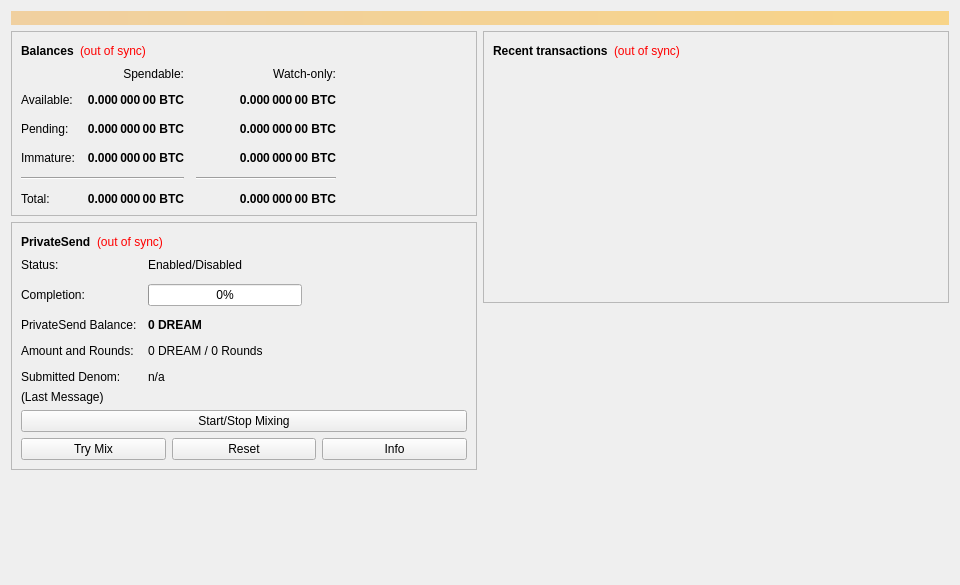
<?xml version="1.0" encoding="UTF-8"?>
<ui version="4.0">
 <class>OverviewPage</class>
 <widget class="QWidget" name="OverviewPage">
  <property name="geometry">
   <rect>
    <x>0</x>
    <y>0</y>
    <width>960</width>
    <height>585</height>
   </rect>
  </property>
  <property name="minimumSize">
   <size>
    <width>960</width>
    <height>0</height>
   </size>
  </property>
  <property name="windowTitle">
   <string>Form</string>
  </property>
  <layout class="QVBoxLayout" name="topLayout">
   <item>
    <widget class="QLabel" name="labelAlerts">
     <property name="visible">
      <bool>false</bool>
     </property>
     <property name="styleSheet">
      <string notr="true">background-color: qlineargradient(x1: 0, y1: 0, x2: 1, y2: 0, stop:0 #F0D0A0, stop:1 #F8D488); color:#000000;</string>
     </property>
     <property name="wordWrap">
      <bool>true</bool>
     </property>
     <property name="margin">
      <number>3</number>
     </property>
    </widget>
   </item>
   <item>
    <layout class="QHBoxLayout" name="horizontalLayout" stretch="1,1">
     <item>
      <layout class="QVBoxLayout" name="verticalLayout_2">
       <item>
        <widget class="QFrame" name="frame">
         <property name="frameShape">
          <enum>QFrame::StyledPanel</enum>
         </property>
         <property name="frameShadow">
          <enum>QFrame::Raised</enum>
         </property>
         <layout class="QVBoxLayout" name="verticalLayout_4">
          <item>
           <layout class="QHBoxLayout" name="horizontalLayout_4">
            <item>
             <widget class="QLabel" name="label_5">
              <property name="font">
               <font>
                <weight>75</weight>
                <bold>true</bold>
               </font>
              </property>
              <property name="text">
               <string>Balances</string>
              </property>
             </widget>
            </item>
            <item>
             <widget class="QLabel" name="labelWalletStatus">
              <property name="toolTip">
               <string>The displayed information may be out of date. Your wallet automatically synchronizes with the Dreamcoin network after a connection is established, but this process has not completed yet.</string>
              </property>
              <property name="styleSheet">
               <string notr="true">QLabel { color: red; }</string>
              </property>
              <property name="text">
               <string notr="true">(out of sync)</string>
              </property>
              <property name="alignment">
               <set>Qt::AlignLeading|Qt::AlignLeft|Qt::AlignVCenter</set>
              </property>
             </widget>
            </item>
            <item>
             <spacer name="horizontalSpacer_3">
              <property name="orientation">
               <enum>Qt::Horizontal</enum>
              </property>
              <property name="sizeHint" stdset="0">
               <size>
                <width>40</width>
                <height>20</height>
               </size>
              </property>
             </spacer>
            </item>
           </layout>
          </item>
          <item>
           <layout class="QGridLayout" name="gridLayout">
            <property name="spacing">
             <number>12</number>
            </property>
            <item row="2" column="2">
             <widget class="QLabel" name="labelWatchPending">
              <property name="font">
               <font>
                <weight>75</weight>
                <bold>true</bold>
               </font>
              </property>
              <property name="cursor">
               <cursorShape>IBeamCursor</cursorShape>
              </property>
              <property name="toolTip">
               <string>Unconfirmed transactions to watch-only addresses</string>
              </property>
              <property name="text">
               <string notr="true">0.000 000 00 BTC</string>
              </property>
              <property name="alignment">
               <set>Qt::AlignRight|Qt::AlignTrailing|Qt::AlignVCenter</set>
              </property>
              <property name="textInteractionFlags">
               <set>Qt::LinksAccessibleByMouse|Qt::TextSelectableByKeyboard|Qt::TextSelectableByMouse</set>
              </property>
             </widget>
            </item>
            <item row="2" column="1">
             <widget class="QLabel" name="labelUnconfirmed">
              <property name="font">
               <font>
                <weight>75</weight>
                <bold>true</bold>
               </font>
              </property>
              <property name="cursor">
               <cursorShape>IBeamCursor</cursorShape>
              </property>
              <property name="toolTip">
               <string>Total of transactions that have yet to be confirmed, and do not yet count toward the spendable balance</string>
              </property>
              <property name="text">
               <string notr="true">0.000 000 00 BTC</string>
              </property>
              <property name="alignment">
               <set>Qt::AlignRight|Qt::AlignTrailing|Qt::AlignVCenter</set>
              </property>
              <property name="textInteractionFlags">
               <set>Qt::LinksAccessibleByMouse|Qt::TextSelectableByKeyboard|Qt::TextSelectableByMouse</set>
              </property>
             </widget>
            </item>
            <item row="3" column="2">
             <widget class="QLabel" name="labelWatchImmature">
              <property name="font">
               <font>
                <weight>75</weight>
                <bold>true</bold>
               </font>
              </property>
              <property name="cursor">
               <cursorShape>IBeamCursor</cursorShape>
              </property>
              <property name="toolTip">
               <string>Mined balance in watch-only addresses that has not yet matured</string>
              </property>
              <property name="text">
               <string notr="true">0.000 000 00 BTC</string>
              </property>
              <property name="alignment">
               <set>Qt::AlignRight|Qt::AlignTrailing|Qt::AlignVCenter</set>
              </property>
              <property name="textInteractionFlags">
               <set>Qt::LinksAccessibleByMouse|Qt::TextSelectableByKeyboard|Qt::TextSelectableByMouse</set>
              </property>
             </widget>
            </item>
            <item row="4" column="0" colspan="2">
             <widget class="Line" name="lineSpendableBalance">
              <property name="orientation">
               <enum>Qt::Horizontal</enum>
              </property>
             </widget>
            </item>
            <item row="4" column="2">
             <widget class="Line" name="lineWatchBalance">
              <property name="sizePolicy">
               <sizepolicy hsizetype="Preferred" vsizetype="Fixed">
                <horstretch>0</horstretch>
                <verstretch>0</verstretch>
               </sizepolicy>
              </property>
              <property name="minimumSize">
               <size>
                <width>140</width>
                <height>0</height>
               </size>
              </property>
              <property name="orientation">
               <enum>Qt::Horizontal</enum>
              </property>
             </widget>
            </item>
            <item row="5" column="0">
             <widget class="QLabel" name="labelTotalText">
              <property name="text">
               <string>Total:</string>
              </property>
             </widget>
            </item>
            <item row="3" column="1">
             <widget class="QLabel" name="labelImmature">
              <property name="font">
               <font>
                <weight>75</weight>
                <bold>true</bold>
               </font>
              </property>
              <property name="cursor">
               <cursorShape>IBeamCursor</cursorShape>
              </property>
              <property name="toolTip">
               <string>Mined balance that has not yet matured</string>
              </property>
              <property name="text">
               <string notr="true">0.000 000 00 BTC</string>
              </property>
              <property name="alignment">
               <set>Qt::AlignRight|Qt::AlignTrailing|Qt::AlignVCenter</set>
              </property>
              <property name="textInteractionFlags">
               <set>Qt::LinksAccessibleByMouse|Qt::TextSelectableByKeyboard|Qt::TextSelectableByMouse</set>
              </property>
             </widget>
            </item>
            <item row="2" column="3">
             <spacer name="horizontalSpacer_2">
              <property name="orientation">
               <enum>Qt::Horizontal</enum>
              </property>
              <property name="sizeHint" stdset="0">
               <size>
                <width>40</width>
                <height>20</height>
               </size>
              </property>
             </spacer>
            </item>
            <item row="3" column="0">
             <widget class="QLabel" name="labelImmatureText">
              <property name="text">
               <string>Immature:</string>
              </property>
             </widget>
            </item>
            <item row="5" column="1">
             <widget class="QLabel" name="labelTotal">
              <property name="font">
               <font>
                <weight>75</weight>
                <bold>true</bold>
               </font>
              </property>
              <property name="cursor">
               <cursorShape>IBeamCursor</cursorShape>
              </property>
              <property name="toolTip">
               <string>Your current total balance</string>
              </property>
              <property name="text">
               <string notr="true">0.000 000 00 BTC</string>
              </property>
              <property name="alignment">
               <set>Qt::AlignRight|Qt::AlignTrailing|Qt::AlignVCenter</set>
              </property>
              <property name="textInteractionFlags">
               <set>Qt::LinksAccessibleByMouse|Qt::TextSelectableByKeyboard|Qt::TextSelectableByMouse</set>
              </property>
             </widget>
            </item>
            <item row="5" column="2">
             <widget class="QLabel" name="labelWatchTotal">
              <property name="font">
               <font>
                <weight>75</weight>
                <bold>true</bold>
               </font>
              </property>
              <property name="cursor">
               <cursorShape>IBeamCursor</cursorShape>
              </property>
              <property name="toolTip">
               <string>Current total balance in watch-only addresses</string>
              </property>
              <property name="text">
               <string notr="true">0.000 000 00 BTC</string>
              </property>
              <property name="alignment">
               <set>Qt::AlignRight|Qt::AlignTrailing|Qt::AlignVCenter</set>
              </property>
              <property name="textInteractionFlags">
               <set>Qt::LinksAccessibleByMouse|Qt::TextSelectableByKeyboard|Qt::TextSelectableByMouse</set>
              </property>
             </widget>
            </item>
            <item row="0" column="2">
             <widget class="QLabel" name="labelWatchonly">
              <property name="text">
               <string>Watch-only:</string>
              </property>
              <property name="alignment">
               <set>Qt::AlignRight|Qt::AlignTrailing|Qt::AlignVCenter</set>
              </property>
             </widget>
            </item>
            <item row="1" column="0">
             <widget class="QLabel" name="labelBalanceText">
              <property name="text">
               <string>Available:</string>
              </property>
             </widget>
            </item>
            <item row="1" column="1">
             <widget class="QLabel" name="labelBalance">
              <property name="font">
               <font>
                <weight>75</weight>
                <bold>true</bold>
               </font>
              </property>
              <property name="cursor">
               <cursorShape>IBeamCursor</cursorShape>
              </property>
              <property name="toolTip">
               <string>Your current spendable balance</string>
              </property>
              <property name="text">
               <string notr="true">0.000 000 00 BTC</string>
              </property>
              <property name="alignment">
               <set>Qt::AlignRight|Qt::AlignTrailing|Qt::AlignVCenter</set>
              </property>
              <property name="textInteractionFlags">
               <set>Qt::LinksAccessibleByMouse|Qt::TextSelectableByKeyboard|Qt::TextSelectableByMouse</set>
              </property>
             </widget>
            </item>
            <item row="1" column="2">
             <widget class="QLabel" name="labelWatchAvailable">
              <property name="font">
               <font>
                <weight>75</weight>
                <bold>true</bold>
               </font>
              </property>
              <property name="cursor">
               <cursorShape>IBeamCursor</cursorShape>
              </property>
              <property name="toolTip">
               <string>Your current balance in watch-only addresses</string>
              </property>
              <property name="text">
               <string notr="true">0.000 000 00 BTC</string>
              </property>
              <property name="alignment">
               <set>Qt::AlignRight|Qt::AlignTrailing|Qt::AlignVCenter</set>
              </property>
              <property name="textInteractionFlags">
               <set>Qt::LinksAccessibleByMouse|Qt::TextSelectableByKeyboard|Qt::TextSelectableByMouse</set>
              </property>
             </widget>
            </item>
            <item row="2" column="0">
             <widget class="QLabel" name="labelPendingText">
              <property name="text">
               <string>Pending:</string>
              </property>
             </widget>
            </item>
            <item row="0" column="1">
             <widget class="QLabel" name="labelSpendable">
              <property name="text">
               <string>Spendable:</string>
              </property>
              <property name="alignment">
               <set>Qt::AlignRight|Qt::AlignTrailing|Qt::AlignVCenter</set>
              </property>
             </widget>
            </item>
           </layout>
          </item>
         </layout>
        </widget>
       </item>
       <item>
        <widget class="QFrame" name="framePrivateSend">
         <property name="layoutDirection">
          <enum>Qt::LeftToRight</enum>
         </property>
         <property name="frameShape">
          <enum>QFrame::StyledPanel</enum>
         </property>
         <property name="frameShadow">
          <enum>QFrame::Raised</enum>
         </property>
         <layout class="QVBoxLayout" name="VerticalLayout_PS1">
          <item>
           <layout class="QHBoxLayout" name="horizontalLayout_5">
            <item>
             <widget class="QLabel" name="labelPrivateSendHeader">
              <property name="font">
               <font>
                <weight>75</weight>
                <bold>true</bold>
               </font>
              </property>
              <property name="text">
               <string>PrivateSend</string>
              </property>
             </widget>
            </item>
            <item>
             <widget class="QLabel" name="labelPrivateSendSyncStatus">
              <property name="toolTip">
               <string>The displayed information may be out of date. Your wallet automatically synchronizes with the Dreamcoin network after a connection is established, but this process has not completed yet.</string>
              </property>
              <property name="styleSheet">
               <string notr="true">QLabel { color: red; }</string>
              </property>
              <property name="text">
               <string notr="true">(out of sync)</string>
              </property>
              <property name="alignment">
               <set>Qt::AlignLeading|Qt::AlignLeft|Qt::AlignVCenter</set>
              </property>
             </widget>
            </item>
            <item>
             <spacer name="horizontalSpacer_4">
              <property name="orientation">
               <enum>Qt::Horizontal</enum>
              </property>
              <property name="sizeHint" stdset="0">
               <size>
                <width>40</width>
                <height>20</height>
               </size>
              </property>
             </spacer>
            </item>
           </layout>
          </item>
          <item>
           <layout class="QFormLayout" name="privateSendFormLayout">
            <property name="fieldGrowthPolicy">
             <enum>QFormLayout::AllNonFixedFieldsGrow</enum>
            </property>
            <property name="horizontalSpacing">
             <number>11</number>
            </property>
            <property name="verticalSpacing">
             <number>12</number>
            </property>
            <item row="0" column="0">
             <widget class="QLabel" name="labelPrivateSendEnabledText">
              <property name="text">
               <string>Status:</string>
              </property>
             </widget>
            </item>
            <item row="0" column="1">
             <widget class="QLabel" name="labelPrivateSendEnabled">
              <property name="text">
               <string>Enabled/Disabled</string>
              </property>
             </widget>
            </item>
            <item row="1" column="0">
             <widget class="QLabel" name="labelCompletitionText">
              <property name="text">
               <string>Completion:</string>
              </property>
             </widget>
            </item>
            <item row="1" column="1">
             <widget class="QProgressBar" name="privateSendProgress">
              <property name="maximumSize">
               <size>
                <width>154</width>
                <height>16777215</height>
               </size>
              </property>
              <property name="value">
               <number>0</number>
              </property>
             </widget>
            </item>
            <item row="2" column="0">
             <widget class="QLabel" name="labelAnonymizedText">
              <property name="text">
               <string>PrivateSend Balance:</string>
              </property>
             </widget>
            </item>
            <item row="2" column="1">
             <widget class="QLabel" name="labelAnonymized">
              <property name="font">
               <font>
                <weight>75</weight>
                <bold>true</bold>
               </font>
              </property>
              <property name="text">
               <string notr="true">0 DREAM</string>
              </property>
             </widget>
            </item>
            <item row="3" column="0">
             <widget class="QLabel" name="labelAmountAndRoundsText">
              <property name="text">
               <string>Amount and Rounds:</string>
              </property>
             </widget>
            </item>
            <item row="3" column="1">
             <widget class="QLabel" name="labelAmountRounds">
              <property name="text">
               <string>0 DREAM / 0 Rounds</string>
              </property>
             </widget>
            </item>
            <item row="4" column="0">
             <widget class="QLabel" name="labelSubmittedDenomText">
              <property name="text">
               <string>Submitted Denom:</string>
              </property>
             </widget>
            </item>
            <item row="4" column="1">
             <widget class="QLabel" name="labelSubmittedDenom">
              <property name="toolTip">
               <string>The denominations you submitted to the Masternode.&lt;br&gt;To mix, other users must submit the exact same denominations.</string>
              </property>
              <property name="text">
               <string>n/a</string>
              </property>
             </widget>
            </item>
           </layout>
          </item>
          <item>
           <layout class="QVBoxLayout" name="VerticalLayout_PS">
            <item>
             <widget class="QLabel" name="labelPrivateSendLastMessage">
              <property name="text">
               <string>(Last Message)</string>
              </property>
              <property name="alignment">
               <set>Qt::AlignLeading|Qt::AlignLeft|Qt::AlignTop</set>
              </property>
              <property name="wordWrap">
               <bool>true</bool>
              </property>
             </widget>
            </item>
            <item>
             <widget class="QPushButton" name="togglePrivateSend">
              <property name="sizePolicy">
               <sizepolicy hsizetype="MinimumExpanding" vsizetype="Fixed">
                <horstretch>0</horstretch>
                <verstretch>0</verstretch>
               </sizepolicy>
              </property>
              <property name="text">
               <string>Start/Stop Mixing</string>
              </property>
             </widget>
            </item>
            <item>
             <layout class="QHBoxLayout" name="horizontalLayout_debugbuttons">
              <item>
               <widget class="QPushButton" name="privateSendAuto">
                <property name="sizePolicy">
                 <sizepolicy hsizetype="MinimumExpanding" vsizetype="Fixed">
                  <horstretch>0</horstretch>
                  <verstretch>0</verstretch>
                 </sizepolicy>
                </property>
                <property name="toolTip">
                 <string>Try to manually submit a PrivateSend request.</string>
                </property>
                <property name="text">
                 <string>Try Mix</string>
                </property>
               </widget>
              </item>
              <item>
               <widget class="QPushButton" name="privateSendReset">
                <property name="sizePolicy">
                 <sizepolicy hsizetype="MinimumExpanding" vsizetype="Fixed">
                  <horstretch>0</horstretch>
                  <verstretch>0</verstretch>
                 </sizepolicy>
                </property>
                <property name="toolTip">
                 <string>Reset the current status of PrivateSend (can interrupt PrivateSend if it's in the process of Mixing, which can cost you money!)</string>
                </property>
                <property name="autoFillBackground">
                 <bool>false</bool>
                </property>
                <property name="text">
                 <string>Reset</string>
                </property>
               </widget>
              </item>
              <item>
               <widget class="QPushButton" name="privateSendInfo">
                <property name="sizePolicy">
                 <sizepolicy hsizetype="MinimumExpanding" vsizetype="Fixed">
                  <horstretch>0</horstretch>
                  <verstretch>0</verstretch>
                 </sizepolicy>
                </property>
                <property name="toolTip">
                 <string>Information about PrivateSend and Mixing</string>
                </property>
                <property name="text">
                 <string>Info</string>
                </property>
               </widget>
              </item>
             </layout>
            </item>
           </layout>
          </item>
         </layout>
        </widget>
       </item>
       <item>
        <spacer name="verticalSpacer">
         <property name="orientation">
          <enum>Qt::Vertical</enum>
         </property>
         <property name="sizeHint" stdset="0">
          <size>
           <width>20</width>
           <height>40</height>
          </size>
         </property>
        </spacer>
       </item>
      </layout>
     </item>
     <item>
      <layout class="QVBoxLayout" name="verticalLayout_3">
       <item>
        <widget class="QFrame" name="frame_2">
         <property name="frameShape">
          <enum>QFrame::StyledPanel</enum>
         </property>
         <property name="frameShadow">
          <enum>QFrame::Raised</enum>
         </property>
         <layout class="QVBoxLayout" name="verticalLayout">
          <item>
           <layout class="QHBoxLayout" name="horizontalLayout_2">
            <item>
             <widget class="QLabel" name="label_4">
              <property name="font">
               <font>
                <weight>75</weight>
                <bold>true</bold>
               </font>
              </property>
              <property name="text">
               <string>Recent transactions</string>
              </property>
             </widget>
            </item>
            <item>
             <widget class="QLabel" name="labelTransactionsStatus">
              <property name="toolTip">
               <string>The displayed information may be out of date. Your wallet automatically synchronizes with the Dreamcoin network after a connection is established, but this process has not completed yet.</string>
              </property>
              <property name="styleSheet">
               <string notr="true">QLabel { color: red; }</string>
              </property>
              <property name="text">
               <string notr="true">(out of sync)</string>
              </property>
              <property name="alignment">
               <set>Qt::AlignLeading|Qt::AlignLeft|Qt::AlignVCenter</set>
              </property>
             </widget>
            </item>
            <item>
             <spacer name="horizontalSpacer">
              <property name="orientation">
               <enum>Qt::Horizontal</enum>
              </property>
              <property name="sizeHint" stdset="0">
               <size>
                <width>40</width>
                <height>20</height>
               </size>
              </property>
             </spacer>
            </item>
           </layout>
          </item>
          <item>
           <widget class="QListView" name="listTransactions">
            <property name="styleSheet">
             <string notr="true">QListView { background: transparent; }</string>
            </property>
            <property name="frameShape">
             <enum>QFrame::NoFrame</enum>
            </property>
            <property name="verticalScrollBarPolicy">
             <enum>Qt::ScrollBarAlwaysOff</enum>
            </property>
            <property name="horizontalScrollBarPolicy">
             <enum>Qt::ScrollBarAlwaysOff</enum>
            </property>
            <property name="selectionMode">
             <enum>QAbstractItemView::NoSelection</enum>
            </property>
           </widget>
          </item>
         </layout>
        </widget>
       </item>
       <item>
        <spacer name="verticalSpacer_2">
         <property name="orientation">
          <enum>Qt::Vertical</enum>
         </property>
         <property name="sizeHint" stdset="0">
          <size>
           <width>20</width>
           <height>40</height>
          </size>
         </property>
        </spacer>
       </item>
      </layout>
     </item>
    </layout>
   </item>
  </layout>
 </widget>
 <resources/>
 <connections/>
</ui>
